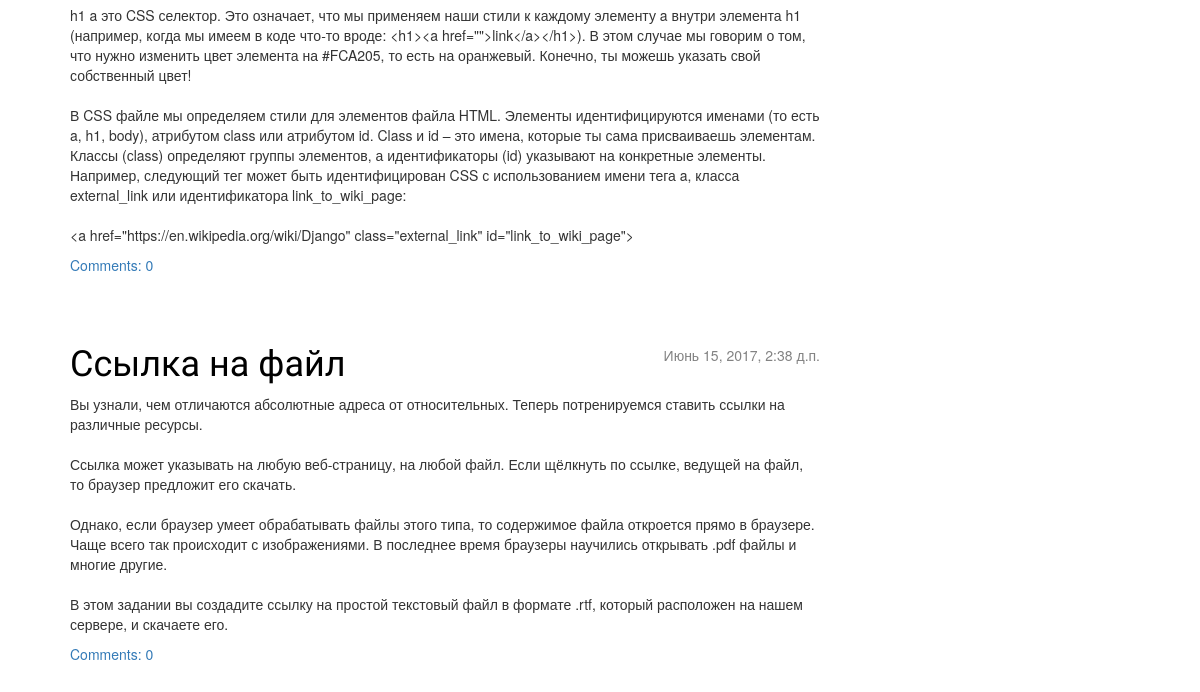
/ (lower part), run on an earlier commit of the app's database.
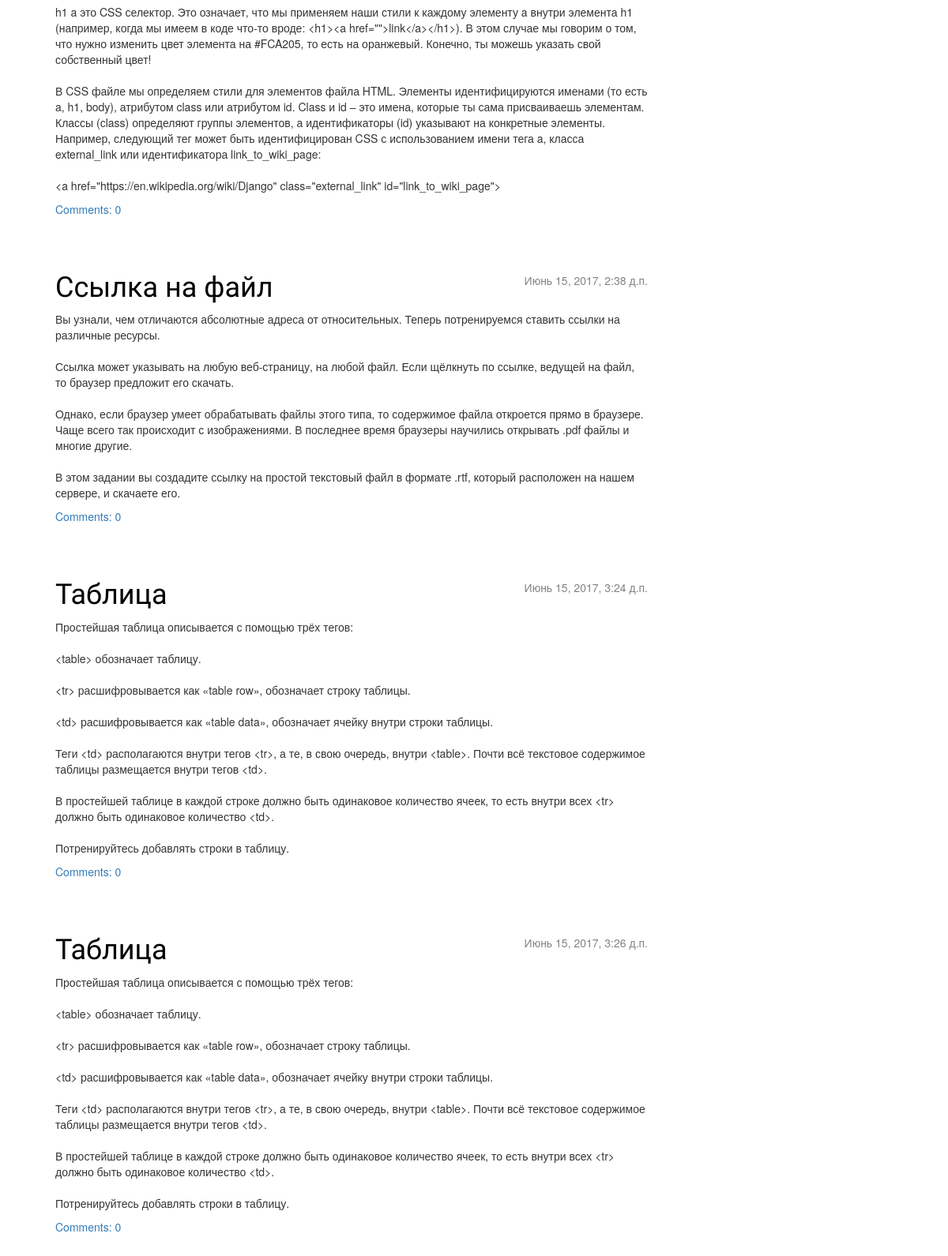
And on a later commit of the database.
### blog/models.py (models this page shows, shortened)
class Post(models.Model):
    author = models.ForeignKey('auth.User')
    title = models.CharField(max_length=200)
    text = models.TextField()
    created_date = models.DateTimeField(
            default=timezone.now)
    published_date = models.DateTimeField(
            blank=True, null=True)

### blog/views.py (the view)
# urls.py: url(r'^$', views.post_list, name='post_list'),
def post_list(request):
    posts = Post.objects.filter(published_date__lte=timezone.now()).order_by('published_date')
    return render(request, "blog/post_list.html", {'posts': posts})

### blog/templates/blog/post_list.html
{% extends 'blog/base.html' %}
{% block content %}
{% for post in posts %}
        <div class="post">
            <div class="date">
                {{ post.published_date }}
            </div>
            <h1><a href="{% url 'post_detail' pk=post.pk %}">{{ post.title }}</a></h1>
            <p>{{ post.text|linebreaksbr }}</p>
            <a href="{% url 'post_detail' pk=post.pk %}">Comments: {{ post.comments.count }}</a>
        </div>
{% endfor %}
{% endblock content %}

### blog/templates/blog/base.html (shortened to what this page needs)
{% load staticfiles %}
    <html>
        <head>
            <link rel="stylesheet" href="//maxcdn.bootstrapcdn.com/bootstrap/3.2.0/css/bootstrap.min.css">
            <link rel="stylesheet" href="//maxcdn.bootstrapcdn.com/bootstrap/3.2.0/css/bootstrap-theme.min.css">
            <link rel="stylesheet" href="{% static 'css/blog.css' %}">
        </head>
        <body>
        <div class="content container">
            <div class="row">
                <div class="col-md-8">
                {% block content %}
                {% endblock %}
                </div>
            </div>
        </div>
        </body>
    </html>

### blog/static/css/blog.css (style rules this page uses)
h1 a { color: #FCA205; font-family: 'Lobster'; }
body { padding-left: 15px; }
.content { margin-left: 40px; }
h1, h2, h3, h4 { font-family: 'Lobster', cursive; }
.date { float: right; color: #828282; }
.post { margin-bottom: 70px; }
.post h1 a, .post h1 a:visited { color: #000000; }

What changed in the data, as far as the page shows it:
added Post: published_date "Июнь 15, 2017, 3:24 д.п.", title "Таблица", text "Простейшая таблица описывается с помощью трёх тегов: <table> обозначает таблицу. <tr> расшифровывается как «table row», обозначает строку таблицы. <td> расшифровывается как «table data», обозначает ячейку внутри строки таблицы. Теги <td> располагаются внутри тегов <tr>, а те, в свою очередь, внутри <table>. Почти всё текстовое содержимое таблицы размещается внутри тегов <td>. В простейшей таблице в каждой строке должно быть одинаковое количество ячеек, то есть внутри всех <tr> должно быть одинаковое количество <td>. Потренируйтесь добавлять строки в таблицу.", comments.count "0"
added Post: published_date "Июнь 15, 2017, 3:26 д.п.", title "Таблица", text "Простейшая таблица описывается с помощью трёх тегов: <table> обозначает таблицу. <tr> расшифровывается как «table row», обозначает строку таблицы. <td> расшифровывается как «table data», обозначает ячейку внутри строки таблицы. Теги <td> располагаются внутри тегов <tr>, а те, в свою очередь, внутри <table>. Почти всё текстовое содержимое таблицы размещается внутри тегов <td>. В простейшей таблице в каждой строке должно быть одинаковое количество ячеек, то есть внутри всех <tr> должно быть одинаковое количество <td>. Потренируйтесь добавлять строки в таблицу.", comments.count "0"
